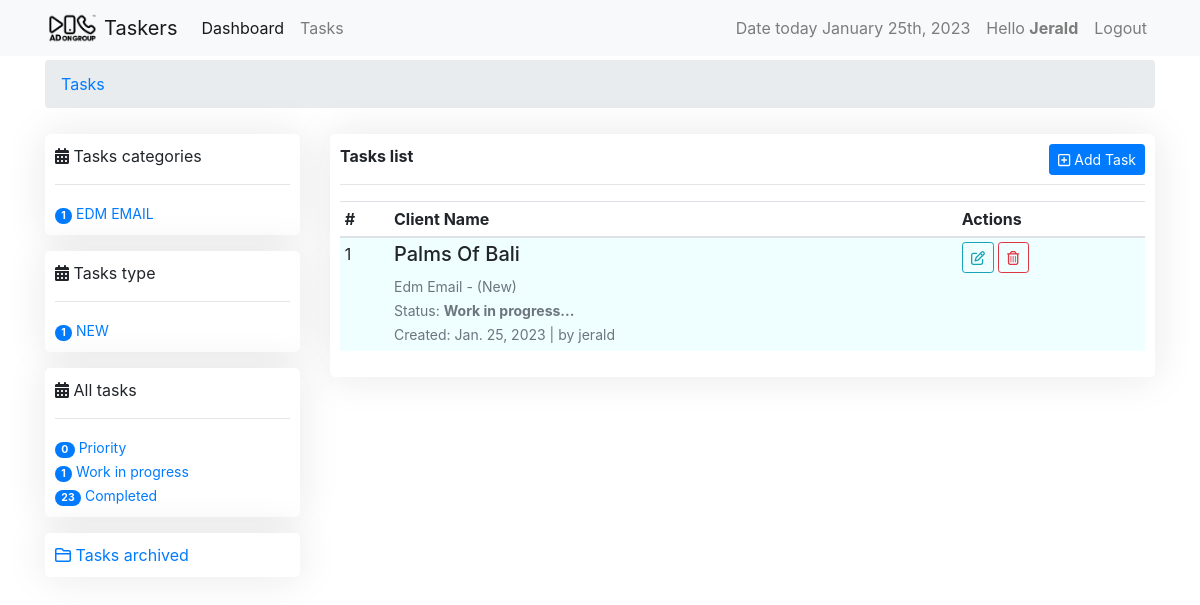
The page /tasks/ (signed in) on the database its author committed.
### tasks/models.py (models this page shows, shortened)
class BaseTime(models.Model):
    created = models.DateTimeField(auto_now_add=True)
    updated = models.DateTimeField(auto_now=True)

class TaskCategory(BaseTime, models.Model):
    name = models.CharField(max_length=120, unique=True)
    task_point = models.FloatField(default=0.0)
    class Meta:
        verbose_name_plural = "Task Categories"
    def __str__(self):
        return self.name

class TaskType(BaseTime, models.Model):
    name = models.CharField(max_length=60)
    task_point = models.FloatField(default=0.0)
    def __str__(self):
        return self.name

class Task(models.Model):
    slug = models.SlugField(unique=True, null=True, blank=True)
    user = models.ForeignKey(settings.AUTH_USER_MODEL,
                             on_delete=models.CASCADE, verbose_name='designers')
    task_type = models.ForeignKey(
        TaskType, on_delete=models.CASCADE, default=1)
    task_category = models.ForeignKey(
        TaskCategory, on_delete=models.CASCADE, default=1)
    name = models.CharField(max_length=120, verbose_name="Client name")
    paradise_link = models.URLField(
        blank=True, null=True, verbose_name="task link")
    check_list_link = models.URLField(
        max_length=120, verbose_name='check list link', blank=True, null=True)
    is_priority = models.BooleanField(
        default=False, verbose_name="Is Task Priority?", help_text="Checked if task is priority.")
    is_done = models.BooleanField(default=False, verbose_name="Is Task Completed?",
                                  help_text="Note: Checked if you're done.")
    created = models.DateTimeField(auto_now_add=True)
    updated = models.DateTimeField(auto_now=True)
    class Meta:
        ordering = ['-is_priority', 'is_done', '-updated', '-created']

### tasks/views.py (the view, shortened to what this page needs)
# urls.py: path('', views.TaskListView.as_view(), name="userview"),
class TaskListView(View):
    form_class = TaskForm
    template_name = 'task_form_template.html'
    @method_decorator(login_required)
    def dispatch(self, *args, **kwargs):
        return super().dispatch(*args, **kwargs)
    def get(self, request, *args, **kwargs):
        today = timezone.now()
        yesterday = today - timezone.timedelta(days=1)
        if request.user.is_superuser:
            tasks = Task.objects.filter(Q(is_done=False) | Q(updated__date=today.date()))
            priority_tasks_today = Task.objects.filter(updated__date=today.date()).filter(is_priority=True).filter(is_done=False)
            priority_tasks_yesterday = Task.objects.filter(updated__date=yesterday.date()).filter(is_priority=True).filter(is_done=False)
            priority_tasks = Task.objects.filter(is_done=False).filter(is_priority=True)
            wip_tasks_today = Task.objects.filter(updated__date=today.date()).filter(is_done=False)
            wip_tasks_yesterday = Task.objects.filter(updated__date=yesterday.date()).filter(is_done=False)
            wip_tasks = Task.objects.filter(is_done=False)
            completed_tasks_today = Task.objects.filter(updated__date=today.date()).filter(is_done=True)
            completed_tasks_yesterday = Task.objects.filter(updated__date=yesterday.date()).filter(is_done=True)
            completed_tasks = Task.objects.filter(is_done=True)
            tasks_type = TaskType.objects.filter(Q(task__updated__date=today.date()) | Q(task__is_done=False))\
                .annotate(total_type=Count('task', distinct=True))
            tasks_categories = TaskCategory.objects.filter(Q(task__updated__date=today.date()) | Q(task__is_done=False))\
                .annotate(total_categories=Count('task', distinct=True))
            form = AdminTaskForm(request.POST or None)
        else:
            tasks = Task.objects.all().filter(user=request.user).filter(is_done=False)
            priority_tasks_today = Task.objects.filter(user=request.user).filter(updated__date=today.date()).filter(is_priority=True).filter(is_done=False)
            priority_tasks_yesterday = Task.objects.filter(user=request.user).filter(updated__date=yesterday.date()).filter(is_done=False).filter(is_priority=True)
            priority_tasks = Task.objects.filter(user=request.user).filter(is_done=False).filter(is_priority=True)
            wip_tasks_today = Task.objects.filter(user=request.user).filter(updated__date=today.date()).filter(is_done=False)
            wip_tasks_yesterday = Task.objects.filter(user=request.user).filter(updated__date=yesterday.date()).filter(is_done=False)
            wip_tasks = Task.objects.filter(user=request.user).filter(is_done=False)
            completed_tasks_today = Task.objects.filter(user=request.user).filter(updated__date=today.date()).filter(is_done=True)
            completed_tasks_yesterday = Task.objects.filter(user=request.user).filter(updated__date=yesterday.date()).filter(is_done=True)
            completed_tasks = Task.objects.filter(user=request.user).filter(is_done=True)
            tasks_type = TaskType.objects.filter(Q(task__updated__date=today.date()))\
                .filter(Q(task__user=request.user) & Q(task__is_done=False))\
                .annotate(total_type=Count('task', distinct=True))
            for task in tasks_type:
                print(task.total_type, task)
            tasks_categories = TaskCategory.objects.filter(Q(task__updated__date=today.date()))\
                .filter(Q(task__user=request.user) & Q(task__is_done=False))\
                .annotate(total_categories=Count('task', distinct=True))
            form = self.form_class()
        if request.user.has_perm('auth.view_user'):
            completed_tasks = Task.objects.filter(is_done=True)
            wip_tasks = Task.objects.filter(is_done=False)
            priority_tasks = Task.objects.filter(is_done=False).filter(is_priority=True)
        print(request.user.has_perm('auth.view_user'))
        context = {
                    'form': form,
                    'tasks': tasks,
                    'today': today,
                    'yesterday': yesterday,
                    'priority_tasks_today': priority_tasks_today,
                    'wip_tasks_today': wip_tasks_today,
                    'completed_tasks_today': completed_tasks_today,
                    'priority_tasks_yesterday': priority_tasks_yesterday,
                    'wip_tasks_yesterday': wip_tasks_yesterday,
                    'completed_tasks_yesterday': completed_tasks_yesterday,
                    'priority_tasks': priority_tasks,
                    'completed_tasks': completed_tasks,
                    'wip_tasks': wip_tasks,
                    'tasks_type': tasks_type,
                    'tasks_categories': tasks_categories
                }
        return render(request, self.template_name, context)

### tasks/templates/task_form_template.html (shortened to what this page needs)
{% extends 'base.html' %}
{% load crispy_forms_tags %}
{% block content %}
<nav aria-label="breadcrumb">
    <ol class="breadcrumb">
      <li class="breadcrumb-item"><a href="{% url 'taskers:userview' %}">Tasks</a></li>
    </ol>
</nav>
<div class="row">
    <div class="col-sm-3">
        <div class="card-container mb-3">
            <div>
                <i class="fa fa-calendar-alt"></i> Tasks categories
            </div>
            <hr>
            <div>
                {% for cat in tasks_categories %}
                <small>
                    <span class="badge badge-primary badge-pill">{{cat.total_categories }}</span>
                    <a href="">{{ cat }}</a>
                </small><br>
                {% endfor %}
            </div>
        </div>
        <div class="card-container mb-3">
            <div>
                <i class="fa fa-calendar-alt"></i> Tasks type
            </div>
            <hr>
            <div>
                {% for type in tasks_type %}
                <small>
                    <span class="badge badge-primary badge-pill">{{type.total_type }}</span>
                    <a href="">{{ type }}</a>
                </small><br>
                {% endfor %}
            </div>
        </div>
        <div class="card-container mb-3">
            <div>
                <i class="fa fa-calendar-alt"></i> All tasks
            </div>
            <hr>
            <div>
                <small>
                    {% if priority_tasks.count %}
                    <span class="badge badge-danger badge-pill">{{ priority_tasks.count }}</span>
                    {% else %}
                    <span class="badge badge-primary badge-pill">{{ priority_tasks.count }}</span>
                    {% endif %}
                    <a href="{% url 'taskers:allprioritytasks' %}"> Priority</a></small> <br>
                <small><span class="badge badge-primary badge-pill">{{ wip_tasks.count }}</span>
                    <a href="{% url 'taskers:allwiptasks' %}"> Work in progress</a></small> <br>
                <small><span class="badge badge-primary badge-pill">{{ completed_tasks.count }}</span>
                    <a href="{% url 'taskers:allcompletedtasks' %}"> Completed</a></small> <br>
            </div>
        </div>
        <div class="card-container">
            <a href="{% url 'taskers:taskarchived' %}"><i class="fa-regular fa-folder-closed"></i> Tasks archived</a>
        </div>
    </div>
    <div class="col-sm-9">
        <div class="card-container">
            <div>
                <strong>
                    Tasks list
                </strong>
                {% if perms.tasks %}
                    {% if perms.tasks.add_task %}
                        <button type="button" class="btn btn-primary btn-sm float-right" data-toggle="modal" data-target="#exampleModalCenter">
                            <i class="fa-regular fa-square-plus"></i> Add Task
                        </button>
                    {% endif %}
                {% else %}
                    <p>You don't have permission to do anything in the foo app.</p>
                {% endif %}
            </div>
            <hr>
            <div>
                <table class="table table-sm" id="tasks">
                    <thead>
                        <tr>
                            <th>#</th>
                            <th>Client Name</th>
                            <th>Actions</th>
                        </tr>
                    </thead>
                    <tbody>
                        {% if request.user.is_superuser %}
                        {% for task in tasks %}
                        <tr {% if not task.is_done %} style="background-color: rgb(239, 254, 255);" {% endif %}>
                            <td>
                                {{ forloop.counter }}
                            </td>
                            <td>
                                <h5>{{ task.name|title }}</h5>
                                <small class="text-muted">{{ task.task_category|title }} - ({{ task.task_type|title }})
                                    {% if task.is_priority %}
                                        <small style="color: rgb(237, 45, 77);"><strong>Note:</strong>  This task is urgent.</small>
                                    {% endif %}
                                </small><br>
                                <small class="text-muted">Status:
                                    {% if task.is_done %}
                                    <strong> Completed!</strong> <br>
                                    {% else %}
                                    <strong>Work in progress...</strong> <br>
                                    {% endif %}
                                </small>
                                <small class="text-muted">Created: {{ task.created|date }} | by {{task.user}}</small>
                            </td>
                            <!-- <td>
                                {{ task.task_category|title }} - ({{ task.task_type|title }})
                            </td> -->
                                <!-- {{ task.created|date }}
                            </td> -->
                            <td>
                                {% if not task.is_done %}
                                    <a href="{% url 'taskers:taskdetail' task.slug %}" class="btn btn-outline-info btn-sm"><i class="fa-regular fa-pen-to-square"></i></a>
                                    <a href="{% url 'taskers:taskdelete' task.slug %}" class="btn btn-outline-danger btn-sm"><i class="fa-regular fa-trash-can"></i></a>
                                {% else %}
                                    <a href="{% url 'taskers:taskdetail' task.slug %}" class="btn btn-outline-success btn-sm"><i class="fa-regular fa-rectangle-list"></i> Details</a>
                                {% endif %}
                            </td>
                        </tr>
                        {% endfor %}
                        {% else %}
                        {% for task in tasks %}
                        <tr {% if not task.is_done %} style="background-color: rgb(239, 254, 255);" {% endif %}>
                            <td>
                                {{ forloop.counter }}
                            </td>
                            <td>
                                <h5>{{ task.name|title }}</h5>
                                <small class="text-muted">{{ task.task_category|title }} - ({{ task.task_type|title }})
                                </small><br>
                                <small class="text-muted">Status:
                                    {% if task.is_done %}
                                    <strong> Completed!</strong> <br>
                                    {% else %}
                                    <strong>Work in progress...</strong> <br>
                                    {% endif %}
                                </small>
                                <small class="text-muted">Created: {{ task.created|date }} | by {{task.user}}</small>
                            </td>
                            <td>
                                {% if not task.is_done %}
                                    <a href="{% url 'taskers:taskdetail' task.slug %}" class="btn btn-outline-info btn-sm"><i class="fa-regular fa-pen-to-square"></i></a>
                                    <a href="{% url 'taskers:taskdelete' task.slug %}" class="btn btn-outline-danger btn-sm"><i class="fa-regular fa-trash-can"></i></a>
                                {% else %}
                                    <a href="{% url 'taskers:taskdetail' task.slug %}" class="btn btn-outline-success btn-sm"><i class="fa-regular fa-rectangle-list"></i> Details</a>
                                {% endif %}
                            </td>
                        </tr>
                        {% endfor %}
                        {% endif %}
                    </tbody>
                </table>
            </div>
        </div>
    </div>
</div>
{% endblock %}

### templates/includes/header.html (shortened to what this page needs)
{% load static %}
{% load tz %}
<nav class="navbar navbar-expand-lg navbar-light bg-light">
    <div class="container">
        <a class="navbar-brand" href="{% url 'taskers:userview' %}">
            <img src="{% static 'img/AOG-logo_black.png' %}" width="auto" height="30" class="d-inline-block align-top" alt="">
            Taskers
        </a>
        <div class="collapse navbar-collapse" id="navbarSupportedContent">
        <ul class="navbar-nav mr-auto">
            <li class="nav-item active">
                <a class="nav-link" href="{% url 'dashboards:dashboard' %}">Dashboard</a>
            </li>
            <li class="nav-item">
                <a class="nav-link" href="{% url 'taskers:userview' %}">Tasks <span class="sr-only">(current)</span></a>
            </li>
        </ul>
        <ul class="navbar-nav float-left">
            <li class="nav-item">
                <a class="nav-link" href="#">
                    {% timezone  "Asia/Manila" %}
                        Date today {% now "F jS, Y" %}
                    {% endtimezone  %}
                </a>
            </li>
            <li class="nav-item">
                <a class="nav-link" href="#">Hello <strong>{{ request.user.get_username|title }}</strong></a>
            </li>
            {% if request.user.is_authenticated %}
            <li class="nav-item">
                <a class="nav-link" href="#" data-toggle="modal" data-target="#logoutModalCenter">Logout</a>
            </li>
            {% endif %}
        </ul>
        </div>
    </div>
</nav>

### tasks/static/style.css (style rules this page uses)
.card-container { background-color: #fff; box-shadow: 0 0 40px rgba(34, 34, 34, .1); padding: 10px; margin-top: 10px; border-radius: 5px; }

### rows shown on the page
TaskCategory: total_categories "1", name "EDM EMAIL"
TaskType: total_type "1", name "NEW"
Task: name "Palms Of Bali", task_category "Edm Email", task_type "New", is_done "Work in progress...", created "Jan. 25, 2023", user "jerald"

### other values the page prints
{{ request.user.get_username|title }} "Jerald"
{{ priority_tasks.count }} "0"
{{ wip_tasks.count }} "1"
{{ completed_tasks.count }} "23"
